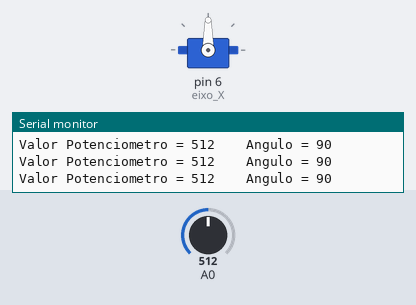
A sketch run on a simulated Arduino Uno, built with avr-gcc and run on an emulated ATmega328P. Parts: servo, the last lines printed to the serial monitor. The inputs (shaded band) are chosen by the test bench; at power-on: A0 = 512.

Above: at 1.2 s.
1.3 s: A0 set to 105
At 1.9 s:
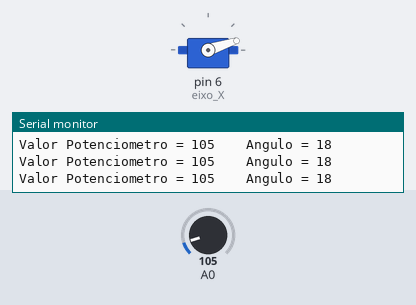
2.8 s: A0 set to 88
At 4.0 s:
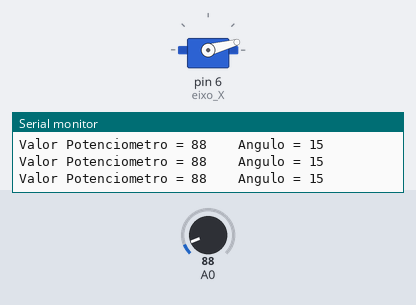
5.8 s: A0 set to 122
At 7.0 s:
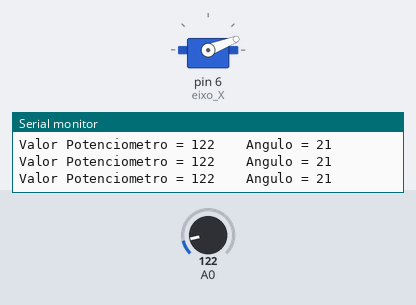
7.3 s: A0 set to 553
At 7.6 s:
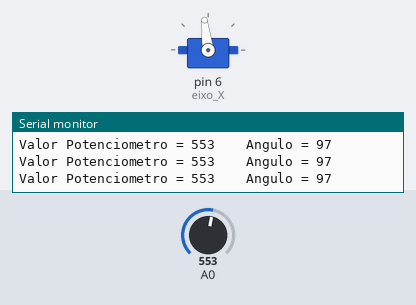
10.3 s: A0 set to 579
At 11.5 s:
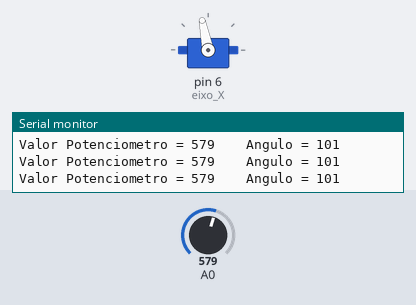
11.8 s: A0 set to 306
At 12.3 s:
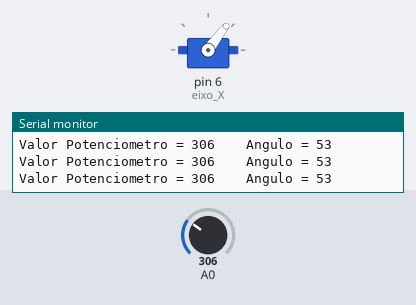
Timing chart, 0 to 14.3 s (numbered marks = the images above; inputs shaded):
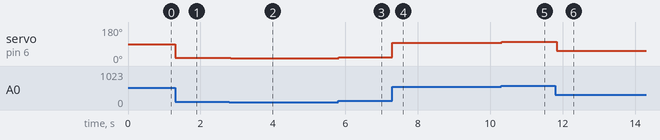

Measured:
- after the input at 1.3 s, servo on pin 6 (eixo_X): 90° → 18° at once
- after the input at 2.8 s, servo on pin 6 (eixo_X): 18° → 15° at once
- after the input at 5.8 s, servo on pin 6 (eixo_X): 15° → 21° at once
- after the input at 7.3 s, servo on pin 6 (eixo_X): 21° → 97° at once
- after the input at 10.3 s, servo on pin 6 (eixo_X): 97° → 101° at once
- after the input at 11.8 s, servo on pin 6 (eixo_X): 101° → 53° at once

The sketch:

Pratica13_Servo_Potenciometro.ino
```cpp
#include<Servo.h> // Inclui a biblioteca Servo.h

Servo eixo_X; // Cria objeto para controlar o servo base
int graus;
int pot;

void setup(){
  Serial.begin(9600);
  eixo_X.attach(6);  // Define que o servo esta ligado a porta 6
}
void loop(){
  pot=analogRead(0);  // Le o valor do potenciomentro no pino A0
  graus=map(pot,0,1023,0,180); // mapea o valor lido entre 0 e 180 graus
  eixo_X.write(graus); // Move o eixo do servo, de acordo com o angulo
  Serial.print ("Valor Potenciometro = ");
  Serial.print (pot);
  Serial.print ("    Angulo = ");
  Serial.println (graus);
  delay(15);
}
```
